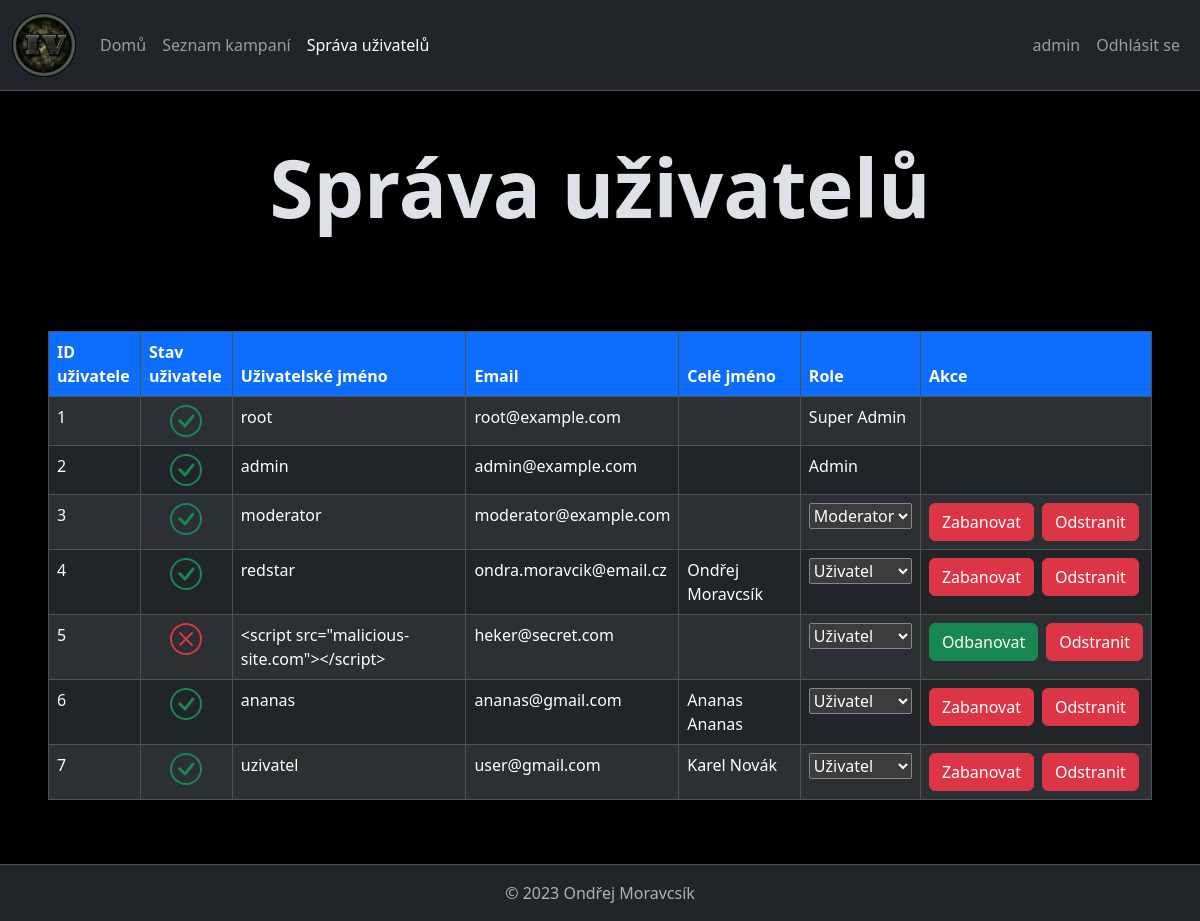
The app's page /index.php?page=users (signed in) with its own data.
### tables this page shows
CREATE TABLE IF NOT EXISTS `users` (
  `id_user` INT UNSIGNED NOT NULL AUTO_INCREMENT,
  `username` VARCHAR(60) NOT NULL,
  `password` VARCHAR(255) NOT NULL,
  `email` VARCHAR(100) NOT NULL,
  `first_name` VARCHAR(50) NULL,
  `last_name` VARCHAR(100) NULL,
  `role_id_role` INT UNSIGNED NOT NULL,
  `is_banned` TINYINT(1) NOT NULL DEFAULT 0,
  PRIMARY KEY (`id_user`),
  UNIQUE INDEX `id_user_UNIQUE` (`id_user` ASC) VISIBLE,
  UNIQUE INDEX `username_UNIQUE` (`username` ASC) VISIBLE,
  INDEX `fk_users_role_idx` (`role_id_role` ASC) VISIBLE,
  UNIQUE INDEX `email_UNIQUE` (`email` ASC) VISIBLE,
  CONSTRAINT `fk_users_role`
    FOREIGN KEY (`role_id_role`)
    REFERENCES `roles` (`id_role`)
    ON DELETE NO ACTION
    ON UPDATE NO ACTION);

CREATE TABLE IF NOT EXISTS `roles` (
  `id_role` INT UNSIGNED NOT NULL AUTO_INCREMENT,
  `name` VARCHAR(15) NOT NULL,
  `permissions` INT UNSIGNED NOT NULL,
  PRIMARY KEY (`id_role`),
  UNIQUE INDEX `id_role_UNIQUE` (`id_role` ASC) VISIBLE);

### app/ApplicationStart.class.php (called while the page is built, shortened)
<?php
class ApplicationStart {
    public function appStart(){
        if(isset($_GET["page"]) && array_key_exists($_GET["page"], WEB_PAGES)){
            $pageKey = $_GET["page"];
        } else {
            $pageKey = DEFAULT_WEB_PAGE_KEY;
        }
        $pageInfo = WEB_PAGES[$pageKey];
        $controller = new $pageInfo["controller_class_name"];
        $tplData = $controller->show($pageInfo["title"]);
        $view = new $pageInfo["view_class_name"];
        $view->printOutput($tplData);
    }
}
?>

### index.php (called while the page is built, shortened)
<?php
require_once("Autoloader.php");
$app = new \redstar\ApplicationStart();
$app->appStart();

### app/Models/UserModel.class.php (called while the page is built, shortened)
<?php
class UserModel implements \JsonSerializable
{
    private int $id;
    private string $username;
    private string $email;
    private string $firstName;
    private string $lastName;
    private RoleModel $role;
    private bool $isBanned;
    public function __construct(int $id, string $username, string $password, string $email, string $firstName, string $lastName, RoleModel $role, bool $isBanned)
    {
        $this->id = $id;
        $this->username = $username;
        $this->email = $email;
        $this->firstName = $firstName;
        $this->lastName = $lastName;
        $this->role = $role;
        $this->isBanned = $isBanned;
    }
    public static function getAllUsers(): array
    {
        $db = DatabaseModel::getDatabaseModel();
        $data = $db->getAllUsers();
        $users = array();
        for ($i = 0; $i < sizeof($data); $i++) {
            $id = $data[$i]["id_user"];
            $username = $data[$i]["username"] ?? "";
            $password = $data[$i]["password"] ?? "";
            $email = $data[$i]["email"] ?? "";
            $firstName = $data[$i]["first_name"] ?? "";
            $lastName = $data[$i]["last_name"] ?? "";
            $role = RoleModel::getRoleById($data[$i]["role_id_role"]);
            $isBanned = $data[$i]["is_banned"] == 1;
            $users[$i] = new UserModel($id, $username, $password, $email, $firstName, $lastName, $role, $isBanned);
        }
        return $users;
    }
    public function getId(): int
    {
        return $this->id;
    }
    public function getUsername(): string
    {
        return $this->username;
    }
    public function getEmail(): string
    {
        return $this->email;
    }
    public function getFirstName(): string
    {
        return $this->firstName;
    }
    public function getLastName(): string
    {
        return $this->lastName;
    }
    public function getRole(): RoleModel
    {
        return $this->role;
    }
    public function isBanned(): bool
    {
        return $this->isBanned;
    }
}

### app/Models/DatabaseModel.class.php (called while the page is built, shortened)
<?php
class DatabaseModel
{
    private static $database;
    private PDO $pdo;
    private function __construct() {
        $this->pdo = new \PDO("mysql:host=".DB_SERVER."; dbname=".DB_NAME, DB_USER, DB_PASS);
    }
    public static function getDatabaseModel() {
        if (empty(self::$database)){
            self::$database = new DatabaseModel();
        }
        return self::$database;
    }
    public function getRoleByIdFromDatabase(int $id): mixed
    {
        $stmt = $this->pdo->prepare("SELECT * FROM roles WHERE id_role = :id_role");
        $stmt->bindValue(":id_role", $id);
        $stmt->execute();
        return $stmt->fetch(PDO::FETCH_ASSOC);
    }
    public function getAllUsers(): array
    {
        $stmt = $this->pdo->prepare("SELECT * FROM users");
        $stmt->execute();
        return $stmt->fetchAll();
    }
    public function getAllRolesFromDatabase(): array
    {
        $stmt = $this->pdo->prepare("SELECT * FROM roles");
        $stmt->execute();
        return $stmt->fetchAll();
    }
}

### app/Models/RoleModel.class.php (called while the page is built, shortened)
<?php
class RoleModel implements \JsonSerializable
{
    private int $id;
    private string $name;
    private int $permissions;
    public function __construct(int $id, string $name, int $permissions)
    {
        $this->id = $id;
        $this->name = $name;
        $this->permissions = $permissions;
    }
    public static function getRoleById(int $id): ?RoleModel {
        $db = DatabaseModel::getDatabaseModel();
        $data = $db->getRoleByIdFromDatabase($id);
        $id = $data["id_role"];
        $name = $data["name"];
        $permissions = $data["permissions"];
        return new RoleModel($id, $name, $permissions);
    }
    public static function getAllRoles(): array
    {
        $db = DatabaseModel::getDatabaseModel();
        $data = $db->getAllRolesFromDatabase();
        $roles = array();
        for ($i = 0; $i < sizeof($data); $i++) {
            $id = $data[$i]["id_role"];
            $name = $data[$i]["name"];
            $permissions = $data[$i]["permissions"];
            $roles[$i] = new RoleModel($id, $name, $permissions);
        }
        return $roles;
    }
    public function getId(): int
    {
        return $this->id;
    }
    public function getName(): string
    {
        return $this->name;
    }
    public function getPermissions(): int
    {
        return $this->permissions;
    }
}

### app/Controllers/UsersPageController.class.php (called while the page is built, shortened)
<?php
class UsersPageController implements IController
{
    public function show(string $pageTitle): array
    {
        $header = new HeaderController();
        $tplData = $header->show($pageTitle);
        $tplData["users"] = UserModel::getAllUsers();
        $tplData["roles"] = RoleModel::getAllRoles();
        return $tplData;
    }
}

### Autoloader.php (called while the page is built, shortened)
<?php
spl_autoload_register(function ($className){
    $className = str_replace(BASE_NAMESPACE_NAME, BASE_APP_DIR_NAME, $className);
    $fileName = dirname(__FILE__) ."\\". $className;
});
?>

### app/Views/UsersPageView.class.php (the view, shortened to what this page needs)
<?php
class UsersPageView implements IView
{
    public function printOutput(array $tplData)
    {
        $header = new HeaderView();
        $header->printOutput($tplData);
        if (isset($tplData["error"])) {
            $error = $tplData["error"];
            echo "<div class='alert alert-danger mx-5 mt-3'><b>Chyba: </b>$error</div>";
        } else {
            echo "
                <h1 class='display-1 text-center fw-bold my-5'>Správa uživatelů</h1>
                <div class='overflow-x-auto my-5 mx-5'>
                    <table class='table table-striped table-dark table-bordered'>
                        <thead class='thead-light'>
                            <tr>
                                <th class='col-1 bg-primary' scope='col'>ID uživatele</th>
                                <th class='col-1 bg-primary' scope='col'>Stav uživatele</th>
                                <th class='bg-primary' scope='col'>Uživatelské jméno</th>
                                <th class='bg-primary' scope='col'>Email</th>
                                <th class='bg-primary' scope='col'>Celé jméno</th>
                                <th class='bg-primary' scope='col'>Role</th>
                                <th class='col-1 bg-primary' scope='col'>Akce</th>
                            </tr>
                            <tbody>";
            for ($i = 0; $i < sizeof($tplData["users"]); $i++) {
                $user = $tplData["users"][$i];
                $userId = $user->getId();
                $userEmail = htmlspecialchars($user->getEmail());
                $userIsBanned = $user->isBanned();
                $username = htmlspecialchars($user->getUsername());
                $userFullName = htmlspecialchars($user->getFirstname()) . " " . htmlspecialchars($user->getLastName());
                $userRoleName = $user->getRole()->getName();
                $userPermissions = $user->getRole()->getPermissions();
                $loggedUserPermissions = $tplData["user"]->getRole()->getPermissions();
                echo "<tr>";
                echo "<td>$userId</td>";
                if ($userIsBanned) {
                    echo "
                        <td class='text-danger text-center'>
                            <svg xmlns='http://www.w3.org/2000/svg' width='32' height='32' fill='currentColor' class='bi bi-x-circle' viewBox='0 0 16 16'>
                              <path d='M8 15A7 7 0 1 1 8 1a7 7 0 0 1 0 14m0 1A8 8 0 1 0 8 0a8 8 0 0 0 0 16'/>
                              <path d='M4.646 4.646a.5.5 0 0 1 .708 0L8 7.293l2.646-2.647a.5.5 0 0 1 .708.708L8.707 8l2.647 2.646a.5.5 0 0 1-.708.708L8 8.707l-2.646 2.647a.5.5 0 0 1-.708-.708L7.293 8 4.646 5.354a.5.5 0 0 1 0-.708'/>
                            </svg>
                        </td>";
                } else {
                    echo "
                        <td class='text-success text-center'>
                            <svg xmlns='http://www.w3.org/2000/svg' width='32' height='32' fill='currentColor' class='bi bi-check-circle' viewBox='0 0 16 16'>
                                <path d='M8 15A7 7 0 1 1 8 1a7 7 0 0 1 0 14m0 1A8 8 0 1 0 8 0a8 8 0 0 0 0 16'></path>
                                <path d='m10.97 4.97-.02.022-3.473 4.425-2.093-2.094a.75.75 0 0 0-1.06 1.06L6.97 11.03a.75.75 0 0 0 1.079-.02l3.992-4.99a.75.75 0 0 0-1.071-1.05'></path>
                            </svg>
                        </td>";
                }
                echo "<td>$username</td>";
                echo "<td>$userEmail</td>";
                echo "<td>$userFullName</td>";
                if ($loggedUserPermissions > $userPermissions and $loggedUserPermissions > 5) {
                    ?>
                        <td>
                        <?php echo "<select id='changeRoleSelect$i' onchange='changeUserRole($userId, $i)'>"; ?>
                            <?php
                            foreach ($tplData["roles"] as $role) {
                                $roleId = $role->getId();
                                $roleName = $role->getName();
                                $rolePermissions = $role->getPermissions();
                                if ($loggedUserPermissions > $rolePermissions) {
                                    if ($role->getName() == $userRoleName) {
                                        echo "<option value='$roleId' selected>$roleName</option>";
                                    } else {
                                        echo "<option value='$roleId'>$roleName</option>";
                                    }
                                }
                            }
                            ?>
                        </select>
                        </td>
                    <?php
                } else {
                    echo "<td>$userRoleName</td>";
                }
                echo "<td><div class='d-inline-flex gap-2'>";
                if ($loggedUserPermissions > $userPermissions) {
                    if (!$userIsBanned) {
                        echo "<button class='btn btn-danger' data-bs-toggle='modal' data-bs-target='#banModal' onclick='targetUser($userId)'>Zabanovat</button>";
                    } else {
                        echo "<button class='btn btn-success' data-bs-toggle='modal' data-bs-target='#unbanModal' onclick='targetUser($userId)'>Odbanovat</button>";
                    }
                    if ($loggedUserPermissions > 5) {
                        echo "<button class='btn btn-danger' data-bs-toggle='modal' data-bs-target='#removeUserModal' onclick='targetUser($userId)'>Odstranit</button>";
                    }
                }
                echo  "</div></td>";
                echo "</tr>";
            }
            echo "
                            </tbody>
                        </thead>
                    </table>
                </div>
            ";
            ?>
<?php
        }
        $header->getHTMLFooter();
    }
}

### app/Views/HeaderView.class.php (shortened to what this page needs)
<?php
class HeaderView implements IView
{
    public function printOutput(array $tplData)
    {
        $this->getHTMLHeader($tplData["title"], $tplData["user"], $tplData);
    }
    public function getHTMLHeader(string $pageTitle, ?UserModel $user, array $tplData) {
        ?>
        <!doctype html>
        <html lang="cs">
        <head>
            <link href="https://cdn.jsdelivr.net/npm/bootstrap@5.3.2/dist/css/bootstrap.min.css" rel="stylesheet">
            <link href="../../../MORAVCSIK-ONDREJ/app/Resources/styles.css" rel="stylesheet">
        </head>
        <body class="d-flex flex-column min-vh-100 bg-black" data-bs-theme="dark">
        <header>
        <nav class="navbar navbar-expand-lg bg-dark border-bottom" data-bs-theme="dark">
        <div class="container-fluid">
        <a class="navbar-brand" href="?page=home">
            <img src="../../../MORAVCSIK-ONDREJ/app/Resources/logos/navbar-logo.png" alt="Logo hlavní stránky" height="64" width="64">
        </a>
        <div class="collapse navbar-collapse" id="navbarColor02">
        <ul class="navbar-nav me-auto">
            <li class="nav-item">
                <a class="nav-link <?php echo $pageTitle == 'Úvodní stránka' ? 'active' : '';?>" href="?">Domů</a>
            </li>
            <li class="nav-item">
                <a class="nav-link <?php echo $pageTitle == 'Seznam kampaní' ? 'active' : '';?>" href="?page=matches">Seznam kampaní</a>
            </li>
            <?php
                if (isset($user) and $tplData["user"]->getRole()->getPermissions() > 1) {
            ?>
            <li class="nav-item">
                <a class="nav-link <?php echo $pageTitle == 'Správa uživatelů' ? 'active' : '';?>" href="?page=users">Správa uživatelů</a>
            </li>
            <?php
                }
            ?>
        </ul>
        <ul class="navbar-nav">
        <?php
        if (isset($user)) {
            ?>
            <li class="nav-item">
                <a class="nav-link"><?php echo htmlspecialchars($user->getUsername()); ?></a>
            </li>
            <li>
                <form method="post">
                    <button href="#" class="nav-item nav-link" type="submit" name="logout-btn" value="logout">Odhlásit se</button>
                </form>
            </li>
        <?php } ?>
            </ul>
            </div>
            </div>
            </nav>
            </header>
        <?php
    }
    public function getHTMLFooter() {
        ?>
        <footer class="bg-dark align-items-center mt-auto pt-3 border-top" data-bs-theme="dark">
            <p class="align-items-center text-center justify-content-center text-muted">&#169 2023 Ondřej Moravcsík</p>
        </footer>
        </body>
        </html>
        <?php
    }
}

### records on screen
users: username "admin", role_id_role.id_role "2", is_banned 0 (drawn), email "admin@example.com", role_id_role.name "Admin"
users: role_id_role.id_role "1", is_banned 0 (drawn), username "root", email "root@example.com", role_id_role.name "Super Admin"
roles: id_role "3"
users: username "moderator", email "moderator@example.com"
roles: id_role "4"
users: username "redstar", email "ondra.moravcik@email.cz", userFullName "Ondřej Moravcsík"
users: id_user "5", is_banned 1 (drawn), username "<script src=\"malicious-site.com\"></script>", email "heker@secret.com"
users: id_user "6", is_banned 0 (drawn), username "ananas", email "ananas@gmail.com", userFullName "Ananas Ananas"
users: id_user "7", is_banned 0 (drawn), username "uzivatel", email "user@gmail.com", userFullName "Karel Novák"

### other values on screen
form field value "Moderator"
form field value "Uživatel"
